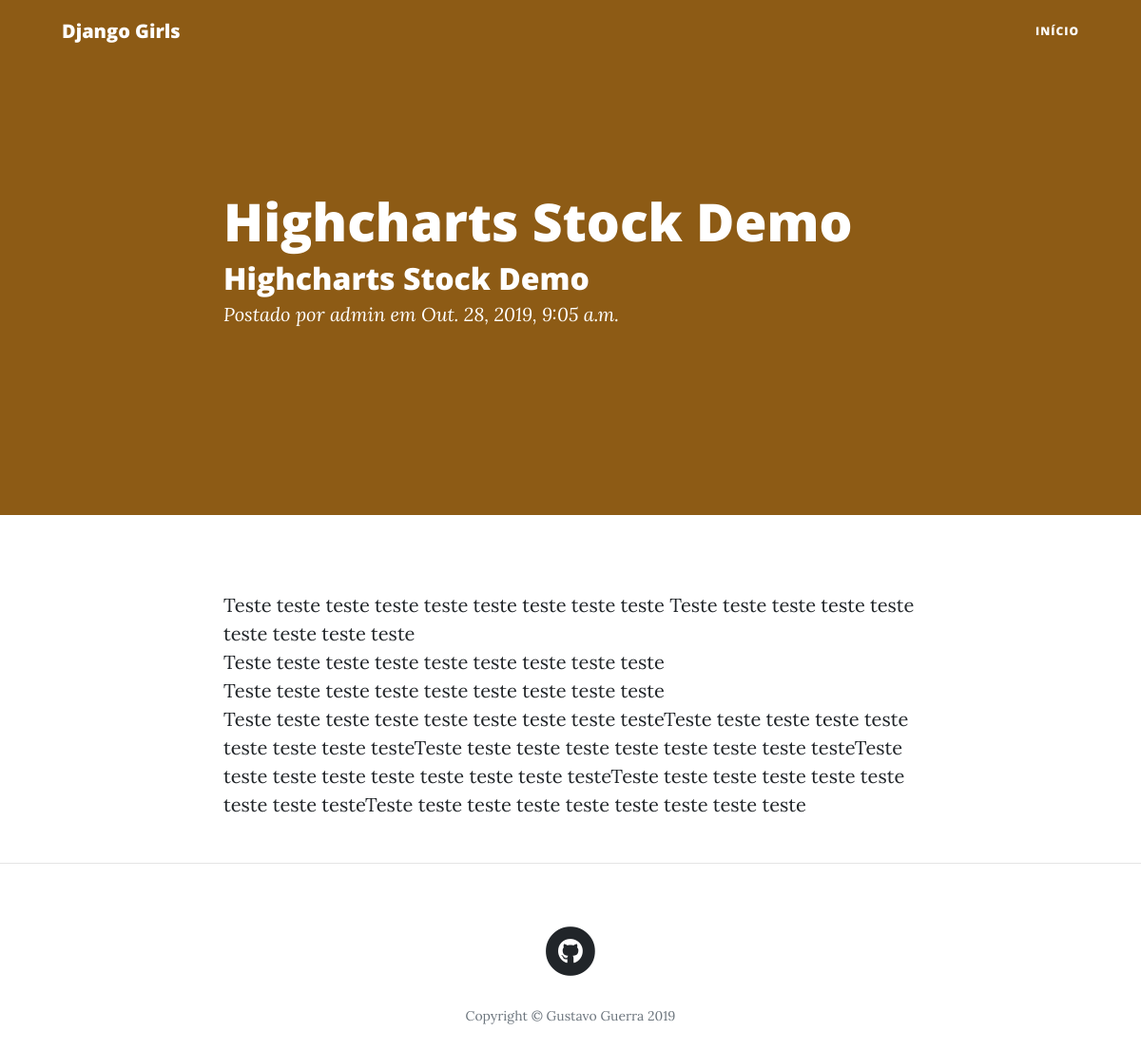
The app's page /post/1/ with its own data.
### blog/models.py (models this page shows, shortened)
class Post(models.Model):
    author = models.ForeignKey('auth.User', on_delete=models.CASCADE)
    title = models.CharField('Título', max_length=200)
    subtitle = models.CharField('Subtítulo', max_length=300, default='')
    text = models.TextField('Texto')
    created_date = models.DateTimeField(
        'Data de criação', default=timezone.now)
    published_date = models.DateTimeField(
        'Data de publicação', blank=True, null=True)

### blog/views.py (the view)
# urls.py: path('post/<int:pk>/', views.post_detail, name='post_detail'),
def post_detail(request, pk):
    template_name = 'blog/post_detail.html'
    post = get_object_or_404(Post, pk=pk)
    context = {'post': post}
    return render(request, template_name, context)

### blog/templates/blog/post_detail.html (shortened to what this page needs)
{% extends 'blog/base.html' %}
{% block content %}
 <header class="masthead" style="background-color: #fc9403">
   <div class="overlay"></div>
   <div class="container">
     <div class="row">
       <div class="col-lg-8 col-md-10 mx-auto">
         <div class="post-heading">
           <h1>{{ post.title }}</h1>
           <h2>{{ post.subtitle }}</h2>
           <span class="meta">Postado por
             <a href="{% url 'post_list_by_author' author_=post.author.username %}">{{ post.author }}</a>
             {% if post.published_date %}
                em {{ post.published_date }}
             {% endif %}
             </span>
         </div>
       </div>
     </div>
   </div>
 </header>
 <article>
    <div class="container">
      <div class="row">
        <div class="col-lg-8 col-md-10 mx-auto">
            <p>{{ post.text|linebreaksbr }}</p>
        </div>
      </div>
    </div>
  </article>
  <hr>
{% endblock %}

### blog/templates/blog/base.html (shortened to what this page needs)
{% load static %}
<!DOCTYPE html>
<html lang="pt-BR">
<head>
  <link href="{% static 'vendor/bootstrap/css/bootstrap.css' %}" rel="stylesheet">
  <link href="{% static 'vendor/fontawesome-free/css/all.css' %}" rel="stylesheet" type="text/css">
  <link href="{% static 'css/clean-blog.css' %}" rel="stylesheet">
</head>
<body>
    <nav class="navbar navbar-expand-lg navbar-light fixed-top" id="mainNav">
        <div class="container">
            <a class="navbar-brand" href="{% url 'post_list'%}">Django Girls</a>
            <div class="collapse navbar-collapse" id="navbarResponsive">
                <ul class="navbar-nav ml-auto">
                    <li class="nav-item">
                        <a class="nav-link" href="{% url 'post_list'%}">Início</a>
                    </li>
                </ul>
            </div>
        </div>
    </nav>
    {% block content %}
    {% endblock %}
    <footer>
        <div class="container">
            <div class="row">
                <div class="col-lg-8 col-md-10 mx-auto">
                    <ul class="list-inline text-center">
                        <li class="list-inline-item">
                            <a href="https://github.com/gguerran" target="_blank">
                                <span class="fa-stack fa-lg">
                                    <i class="fas fa-circle fa-stack-2x"></i>
                                    <i class="fab fa-github fa-stack-1x fa-inverse"></i>
                                </span>
                            </a>
                        </li>
                    </ul>
                    <p class="copyright text-muted">Copyright &copy; Gustavo Guerra 2019</p>
                </div>
            </div>
        </div>
    </footer>
</body>
</html>

### blog/static/css/clean-blog.css (style rules this page uses)
body { font-size: 20px; color: #212529; font-family: 'Lora', 'Times New Roman', serif; }
p { line-height: 1.5; margin: 30px 0; }
h1, h2, h3, h4, h5, h6 { font-weight: 800; font-family: 'Open Sans', 'Helvetica Neue', Helvetica, Arial, sans-serif; }
a { color: #212529; transition: all 0.2s; }
#mainNav { position: absolute; border-bottom: 1px solid #e9ecef; background-color: white; font-family: 'Open Sans', 'Helvetica Neue', Helvetica, Arial, sans-serif; }
#mainNav .navbar-brand { font-weight: 800; color: #343a40; }
#mainNav .navbar-nav > li.nav-item > a { font-size: 12px; font-weight: 800; letter-spacing: 1px; text-transform: uppercase; }
@media only screen and (min-width: 992px) { #mainNav { border-bottom: 1px solid transparent; background: transparent; } }
@media only screen and (min-width: 992px) { #mainNav .navbar-brand { padding: 10px 20px; color: #fff; } }
@media only screen and (min-width: 992px) { #mainNav .navbar-nav > li.nav-item > a { padding: 10px 20px; color: #fff; } }
@media only screen and (min-width: 992px) { #mainNav { transition: background-color 0.2s; transform: translate3d(0, 0, 0); -webkit-backface-visibility: hidden; } }
header.masthead { margin-bottom: 50px; background: no-repeat center center; background-color: #868e96; background-attachment: scroll; position: relative; background-size: cover; }
header.masthead .overlay { position: absolute; top: 0; left: 0; height: 100%; width: 100%; background-color: #212529; opacity: 0.5; }
header.masthead .page-heading, header.masthead .post-heading, header.masthead .site-heading { padding: 200px 0 150px; color: white; }
@media only screen and (min-width: 768px) { header.masthead .page-heading, header.masthead .post-heading, header.masthead .site-heading { padding: 200px 0; } }
header.masthead .post-heading h1 { font-size: 35px; }
header.masthead .post-heading .meta, header.masthead .post-heading .subheading { line-height: 1.1; display: block; }
header.masthead .post-heading .meta { font-size: 20px; font-weight: 300; font-style: italic; font-family: 'Lora', 'Times New Roman', serif; }
header.masthead .post-heading .meta a { color: #fff; }
@media only screen and (min-width: 768px) { header.masthead .post-heading h1 { font-size: 55px; } }
footer { padding: 50px 0 65px; }
footer .list-inline { margin: 0; padding: 0; }
footer .copyright { font-size: 14px; margin-bottom: 0; text-align: center; }

### records on screen
Post: title "Highcharts Stock Demo", subtitle "Highcharts Stock Demo", author "admin", published_date "Out. 28, 2019, 9:05 a.m.", text "Teste teste teste teste teste teste teste teste teste Teste teste teste teste teste teste teste teste teste Teste teste teste teste teste teste teste teste teste Teste teste teste teste teste teste teste teste teste Teste teste teste teste teste teste teste teste testeTeste teste teste teste teste teste teste teste testeTeste teste teste teste teste teste teste teste testeTeste teste teste teste teste teste teste teste testeTeste teste teste teste teste teste teste teste testeTeste teste teste teste teste teste teste teste teste"
